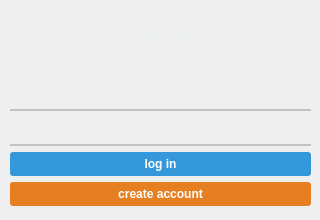
<?xml version="1.0" encoding="UTF-8"?>
<ui version="4.0">
 <class>authwindow</class>
 <widget class="QDialog" name="authwindow">
  <property name="geometry">
   <rect>
    <x>0</x>
    <y>0</y>
    <width>320</width>
    <height>220</height>
   </rect>
  </property>
  <property name="minimumSize">
   <size>
    <width>320</width>
    <height>220</height>
   </size>
  </property>
  <property name="maximumSize">
   <size>
    <width>320</width>
    <height>220</height>
   </size>
  </property>
  <property name="windowTitle">
   <string>Dialog</string>
  </property>
  <property name="styleSheet">
   <string notr="true">QWidget{
	backgrond-color: #2C3E50;
}</string>
  </property>
  <widget class="QWidget" name="">
   <property name="geometry">
    <rect>
     <x>10</x>
     <y>10</y>
     <width>301</width>
     <height>196</height>
    </rect>
   </property>
   <layout class="QGridLayout" name="gridLayout">
    <item row="0" column="0">
     <widget class="QLabel" name="GreetingLabel">
      <property name="styleSheet">
       <string notr="true">QLabel#GreetingLabel {
align: center;	
font-size: 24px;
	color: #ECF0F1;
	font-weight: bold;
	margin-bottom: 20px;
}
</string>
      </property>
      <property name="text">
       <string>               sign in</string>
      </property>
     </widget>
    </item>
    <item row="1" column="0">
     <layout class="QVBoxLayout" name="verticalLayout">
      <item>
       <widget class="QLineEdit" name="putName">
        <property name="font">
         <font>
          <pointsize>10</pointsize>
          <bold>true</bold>
         </font>
        </property>
        <property name="styleSheet">
         <string notr="true">QLineEdit {
   background-color: transparent; 
    border: none;
    border-bottom: 2px solid #BDC3C7;
    padding: 5px;
    color: #ECF0F1; 
}

QLineEdit::placeholder {
    color: #95A5A6;  
}

QLineEdit:focus {
    border-bottom: 2px solid #3498DB;  
}

QLineEdit {
    transition: border-bottom 0.3s ease;  
}
</string>
        </property>
        <property name="placeholderText">
         <string>name</string>
        </property>
       </widget>
      </item>
      <item>
       <widget class="QLineEdit" name="putPassword">
        <property name="font">
         <font>
          <pointsize>10</pointsize>
          <bold>true</bold>
         </font>
        </property>
        <property name="styleSheet">
         <string notr="true">QLineEdit {
   background-color: transparent; 
    border: none;
    border-bottom: 2px solid #BDC3C7;
    padding: 5px;
    color: #ECF0F1; 
}

QLineEdit::placeholder {
    color: #95A5A6;  
}

QLineEdit:focus {
    border-bottom: 2px solid #3498DB;  
}

QLineEdit {
    transition: border-bottom 0.3s ease;  
}
</string>
        </property>
        <property name="inputMask">
         <string/>
        </property>
        <property name="echoMode">
         <enum>QLineEdit::EchoMode::Password</enum>
        </property>
        <property name="placeholderText">
         <string>password</string>
        </property>
       </widget>
      </item>
     </layout>
    </item>
    <item row="2" column="0">
     <layout class="QVBoxLayout" name="verticalLayout_2">
      <item>
       <widget class="QPushButton" name="loginPushButton">
        <property name="styleSheet">
         <string notr="true">QPushButton#loginPushButton {
    background-color: #3498DB;
    border-radius: 3px;
    padding: 5px;
    color: white;
    font-weight: bold;
}

QPushButton#loginPushButton:hover {
    background-color: #2980B9;
}</string>
        </property>
        <property name="text">
         <string>log in</string>
        </property>
       </widget>
      </item>
      <item>
       <widget class="QPushButton" name="registrationPushButton">
        <property name="styleSheet">
         <string notr="true">QPushButton#registrationPushButton {
    background-color: #E67E22;
    border-radius: 3px;
    padding: 5px;
    color: white;
    font-weight: bold;
}
QPushButton#registrationPushButton:hover {
    background-color: #D35400;
}</string>
        </property>
        <property name="text">
         <string>create account</string>
        </property>
       </widget>
      </item>
     </layout>
    </item>
   </layout>
  </widget>
 </widget>
 <resources/>
 <connections/>
</ui>
